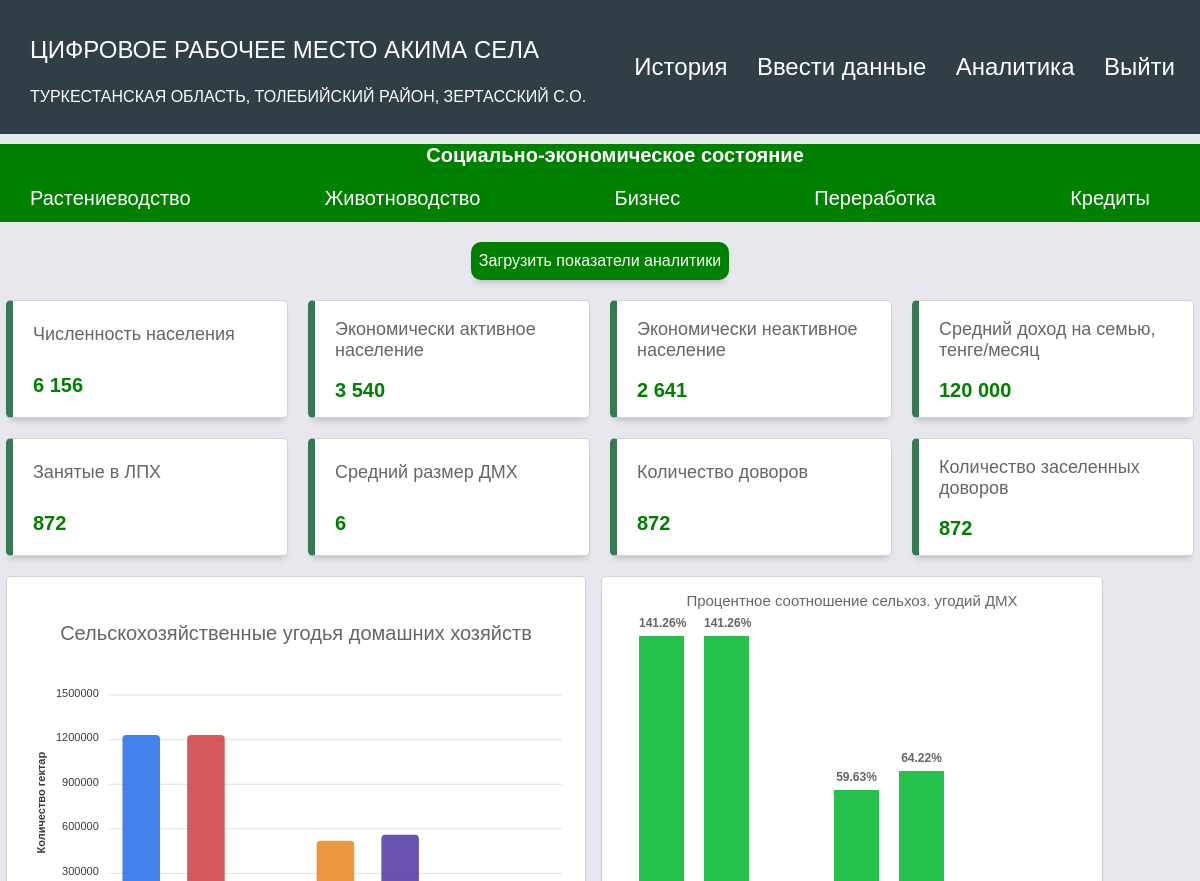
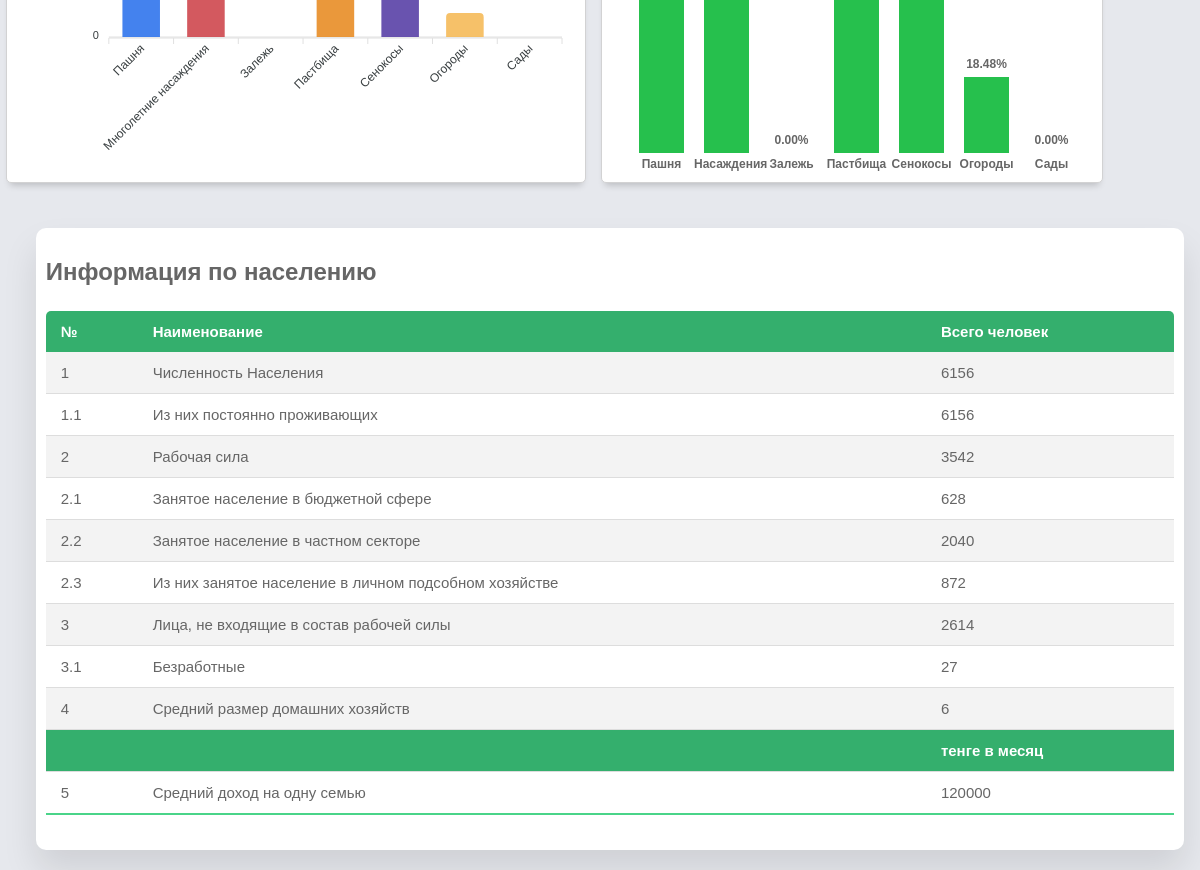
The app's page /dashboard_soc1 (signed in), older data (2 pictures, top to bottom).
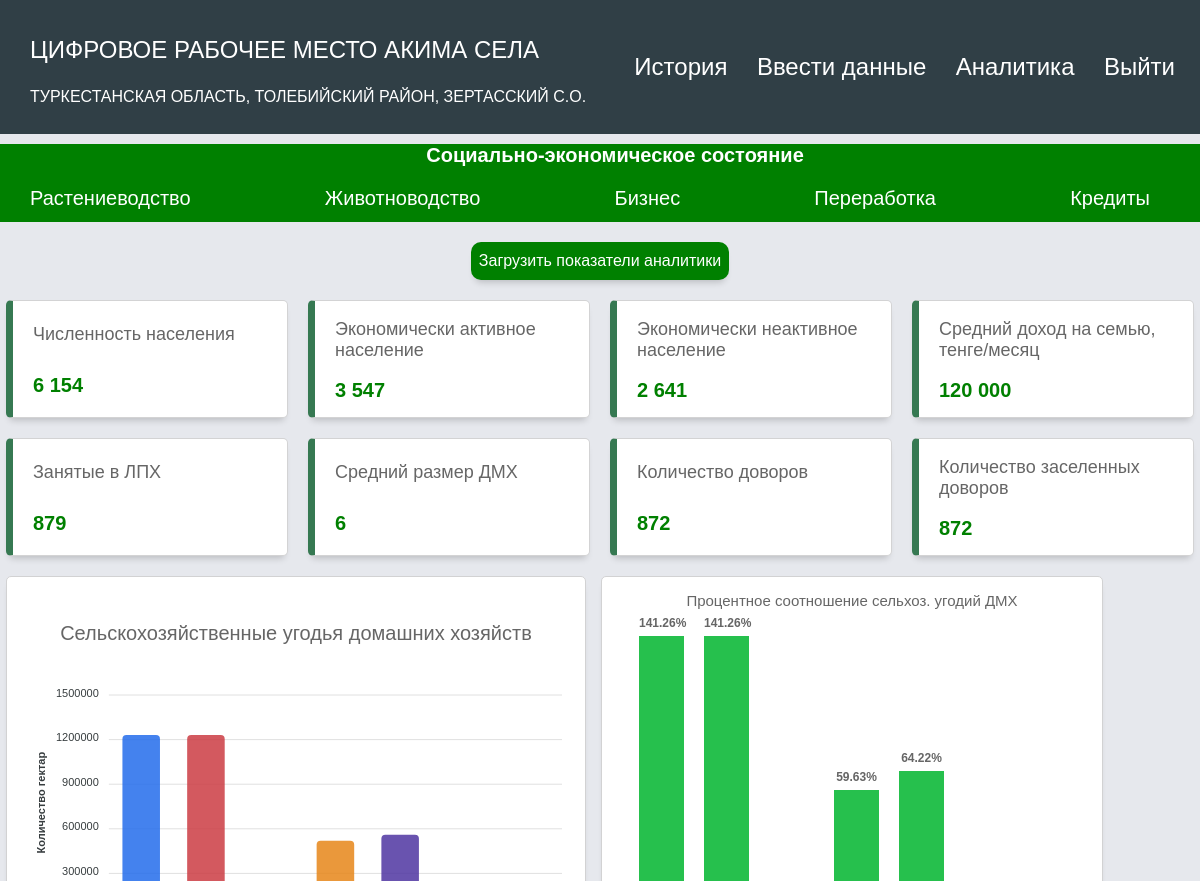
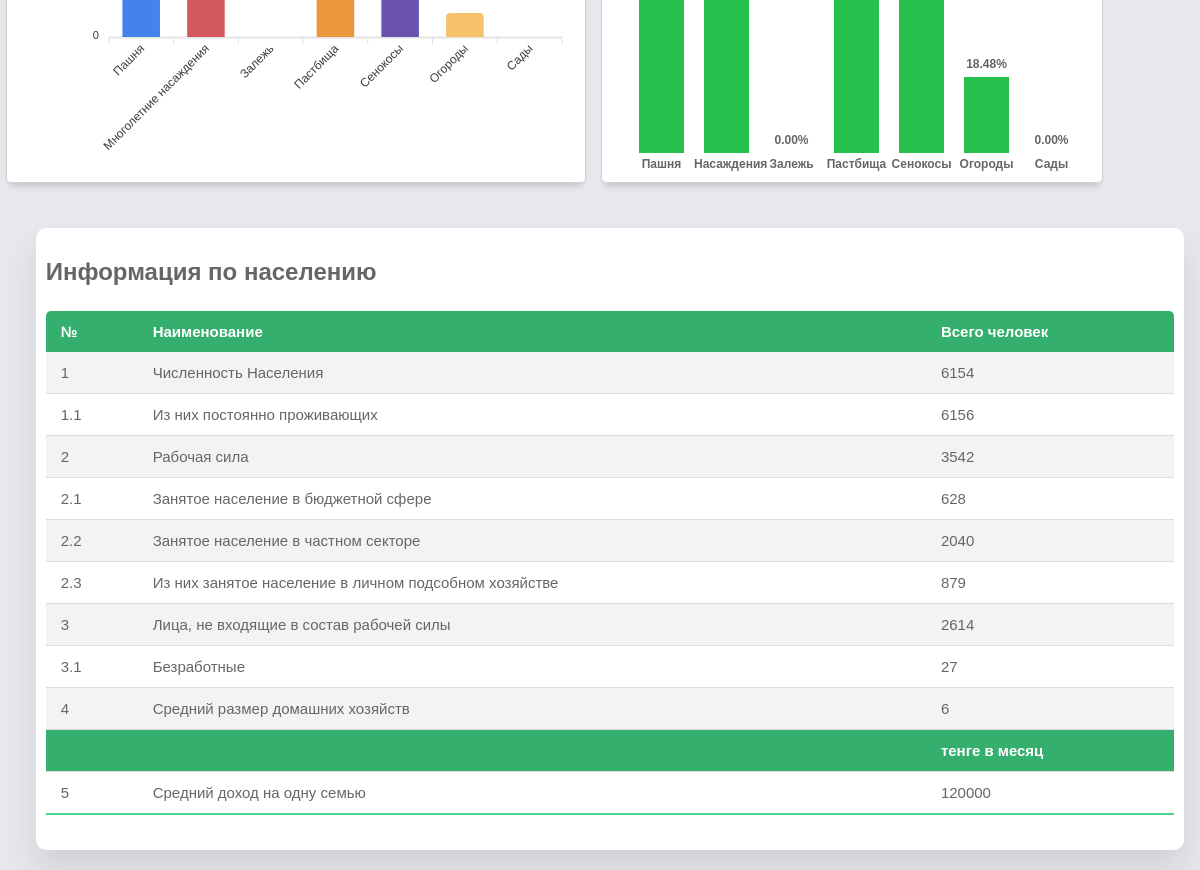
The same page, newer data (2 pictures, top to bottom).
### app/models.py (models this page shows)
class Form(db.Model):
   id = db.Column(db.Integer, primary_key = True)
   user_id = db.Column(db.Integer, db.ForeignKey('user.id'))
   user = relationship("User",backref="forms")
   kato_2 = db.Column(db.String(1024))
   kato_2_name = db.Column(db.String(1024))
   kato_4 = db.Column(db.String(1024))
   kato_4_name = db.Column(db.String(1024))
   kato_6 = db.Column(db.String(1024))
   kato_6_name = db.Column(db.String(1024))
   form_year = db.Column(db.String(1024))
   labour_population = db.Column(db.BigInteger)
   labour_constant_population = db.Column(db.BigInteger)
   labour_labour = db.Column(db.BigInteger)
   labour_government_workers = db.Column(db.BigInteger)
   labour_private_labour = db.Column(db.BigInteger)
   labour_private_ogorod = db.Column(db.BigInteger)
   labour_total_econ_inactive_population = db.Column(db.BigInteger)
   labour_unemployed = db.Column(db.BigInteger)
   labour_household_size = db.Column(db.BigInteger)
   labour_average_income_family = db.Column(db.BigInteger)
   house_total_dvor = db.Column(db.BigInteger)
   house_zaselen_dvor = db.Column(db.BigInteger)
   dh_count = db.Column(db.BigInteger)
   dx_number_ogorodov = db.Column(db.BigInteger)
   dx_cx_land = db.Column(db.Numeric(30, 1))
   dx_pashnya = db.Column(db.Numeric(30, 1))
   dx_mnogoletnie = db.Column(db.Numeric(30, 1))
   dx_zelej = db.Column(db.Numeric(30, 1))
   dx_pastbishe = db.Column(db.Numeric(30, 1))
   dx_senokosy = db.Column(db.Numeric(30, 1))
   dx_ogorody = db.Column(db.Numeric(30, 1))
   dx_sad = db.Column(db.Numeric(30, 1))
   dx_urojai = db.Column(db.Numeric(30, 1))
   dx_cucumber = db.Column(db.Numeric(30, 1))
   dx_tomato = db.Column(db.Numeric(30, 1))
   dx_potato = db.Column(db.Numeric(30, 1))
   dx_kapusta = db.Column(db.Numeric(30, 1))
   dx_carrot = db.Column(db.Numeric(30, 1))
   dx_svekla = db.Column(db.Numeric(30, 1))
   dx_sweet_peper = db.Column(db.Numeric(30, 1))
   dx_baklajan = db.Column(db.Numeric(30, 1))
   dx_kabachek = db.Column(db.Numeric(30, 1))
   dx_onion = db.Column(db.Numeric(30, 1))
   dx_chesnok = db.Column(db.Numeric(30, 1))
   dx_redis = db.Column(db.Numeric(30, 1))
   dx_korm = db.Column(db.Numeric(30, 1))
   dx_fruits = db.Column(db.Numeric(30, 1))
   kx_amount = db.Column(db.BigInteger)
   kz_cx_land = db.Column(db.Numeric(30, 1))
   kx_pansya = db.Column(db.Numeric(30, 1))
   kx_mnogoletnie = db.Column(db.Numeric(30, 1))
   kx_zelej = db.Column(db.Numeric(30, 1))
   kx_pastbishe = db.Column(db.Numeric(30, 1))
   kx_senokosy = db.Column(db.Numeric(30, 1))
   kx_urojai = db.Column(db.Numeric(30, 1))
   kx_zerno = db.Column(db.Numeric(30, 1))
   kx_rice = db.Column(db.Numeric(30, 1))
   kx_maslichnye = db.Column(db.Numeric(30, 1))
   kx_korm = db.Column(db.Numeric(30, 1))
   kx_mnogoletnie_derevo = db.Column(db.Numeric(30, 1))
   kz_cx_land_reserve = db.Column(db.Numeric(30, 1))
   kx_pansya_reserve = db.Column(db.Numeric(30, 1))
   kx_mnogoletnie_reserve = db.Column(db.Numeric(30, 1))
   kx_zelej_reserve = db.Column(db.Numeric(30, 1))
   kx_pastbishe_reserve = db.Column(db.Numeric(30, 1))
   kx_senokosy_reserve = db.Column(db.Numeric(30, 1))
   infrastructure_polivochnaya_sistema_ = db.Column(db.BigInteger)
   infrastructure_polivochnaya_sistema_isused = db.Column(db.BigInteger)
   infrastructure_polivy = db.Column(db.Numeric(30, 1))
   infrastructure_mtm = db.Column(db.BigInteger)
   infrastructure_mtm_isused = db.Column(db.BigInteger)
   infrastructure_slad = db.Column(db.BigInteger)
   infrastructure_slad_isused = db.Column(db.BigInteger)
   infrastructure_garage = db.Column(db.BigInteger)
   infrastructure_garage_isused = db.Column(db.BigInteger)
   infrastructure_cycsterny = db.Column(db.BigInteger)
   infrastructure_cycsterny_isused = db.Column(db.BigInteger)
   infrastructure_transformator = db.Column(db.BigInteger)
   infrastructure_transformator_isused = db.Column(db.BigInteger)
   specialization_rastenivodstvo = db.Column(db.String(1024))
   specialization_rastenivodstvo_value = db.Column(db.Numeric(30, 1))
   animal_dvor = db.Column(db.BigInteger)
   animal_skot_bird = db.Column(db.BigInteger)
   animal_cx_land = db.Column(db.Numeric(30, 1))
   animal_pashnya = db.Column(db.Numeric(30, 1))
   animal_mnogolet = db.Column(db.Numeric(30, 1))
   animal_zalej = db.Column(db.Numeric(30, 1))
   animal_pastbisha = db.Column(db.Numeric(30, 1))
   animal_senokos = db.Column(db.Numeric(30, 1))
   animal_ogorod = db.Column(db.Numeric(30, 1))
   animal_sad = db.Column(db.Numeric(30, 1))
   animal_krs_milk = db.Column(db.BigInteger)
   animal_krs_meat = db.Column(db.BigInteger)
   animal_sheep = db.Column(db.BigInteger)
   animal_kozel = db.Column(db.BigInteger)
   animal_horse = db.Column(db.BigInteger)
   animal_camel = db.Column(db.BigInteger)
   animal_pig = db.Column(db.BigInteger)
   animal_chicken = db.Column(db.BigInteger)
   animal_gusi = db.Column(db.BigInteger)
   animal_duck = db.Column(db.BigInteger)
   animal_induk = db.Column(db.BigInteger)
   animal_mik_total = db.Column(db.Numeric(30, 1))
   animal_milk_cow = db.Column(db.Numeric(30, 1))
   animal_milkrate_cow = db.Column(db.Numeric(30, 1))
   animal_mil_kozel = db.Column(db.Numeric(30, 1))
   animal_milrate_kozel = db.Column(db.Numeric(30, 1))
   animal_milk_horse = db.Column(db.Numeric(30, 1))
   animal_milkrate_horse = db.Column(db.Numeric(30, 1))
   animal_milk_camel = db.Column(db.Numeric(30, 1))
   animal_milkrate_camel = db.Column(db.Numeric(30, 1))
   animal_meat_total = db.Column(db.Numeric(30, 1))
   animal_meat_cow = db.Column(db.Numeric(30, 1))
   animal_meat_sheep = db.Column(db.Numeric(30, 1))
   animal_meat_horse = db.Column(db.Numeric(30, 1))
   animal_meat_pig = db.Column(db.Numeric(30, 1))
   animal_meat_camel = db.Column(db.Numeric(30, 1))
   animal_meat_chicken = db.Column(db.Numeric(30, 1))
   animal_meat_duck = db.Column(db.Numeric(30, 1))
   animal_meat_gusi = db.Column(db.Numeric(30, 1))
   animal_egg_total = db.Column(db.BigInteger)
   animal_egg_chicken = db.Column(db.BigInteger)
   animal_egg_gusi = db.Column(db.BigInteger)
   animal_egg_perepel = db.Column(db.BigInteger)
   animal_transformator = db.Column(db.BigInteger)
   animal_transformator_isused = db.Column(db.BigInteger)
   specialization_animal = db.Column(db.String(1024))
   specialization_animal_value = db.Column(db.Numeric(30, 1))
   noncx_sto = db.Column(db.BigInteger)
   noncx_sto_needs = db.Column(db.BigInteger)
   noncx_kindergarden = db.Column(db.BigInteger)
   noncx_kindergarden_needs = db.Column(db.BigInteger)
   noncx_souvenier = db.Column(db.BigInteger)
   noncx_souvenier_needs = db.Column(db.BigInteger)
   noncx_pc_service = db.Column(db.BigInteger)
   noncx_pc_service_needs = db.Column(db.BigInteger)
   noncx_store = db.Column(db.BigInteger)
   noncx_store_needs = db.Column(db.BigInteger)
   noncx_remont_bytovoi_tech = db.Column(db.BigInteger)
   noncx_remont_bytovoi_tech_needs = db.Column(db.BigInteger)
   noncx_metal = db.Column(db.BigInteger)
   noncx_metal_needs = db.Column(db.BigInteger)
   noncx_accounting = db.Column(db.BigInteger)
   noncx_accounting_needs = db.Column(db.BigInteger)
   noncx_photo = db.Column(db.BigInteger)
   noncx_photo_needs = db.Column(db.BigInteger)
   noncx_turism = db.Column(db.BigInteger)
   noncx_turism_needs = db.Column(db.BigInteger)
   noncx_rent = db.Column(db.BigInteger)
   noncx_rent_needs = db.Column(db.BigInteger)
   noncx_cargo = db.Column(db.BigInteger)
   noncx_cargo_needs = db.Column(db.BigInteger)
   noncx_massage = db.Column(db.BigInteger)
   noncx_massage_needs = db.Column(db.BigInteger)
   noncx_foodcourt = db.Column(db.BigInteger)
   noncx_foodcourt_needs = db.Column(db.BigInteger)
   noncx_cleaning = db.Column(db.BigInteger)
   noncx_cleaning_needs = db.Column(db.BigInteger)
   noncx_beuty = db.Column(db.BigInteger)
   noncx_beuty_needs = db.Column(db.BigInteger)
   noncx_carwash = db.Column(db.BigInteger)
   noncx_carwash_needs = db.Column(db.BigInteger)
   noncx_atelie = db.Column(db.BigInteger)
   noncx_atelie_needs = db.Column(db.BigInteger)
   noncx_others = db.Column(db.BigInteger)
   noncx_others_needs = db.Column(db.BigInteger)
   noncx_stroika = db.Column(db.BigInteger)
   noncx_stroika_needs = db.Column(db.BigInteger)
   noncx_mebel = db.Column(db.BigInteger)
   noncx_mebel_needs = db.Column(db.BigInteger)
   noncx_stroi_material = db.Column(db.BigInteger)
   noncx_stroi_material_needs = db.Column(db.BigInteger)
   noncx_svarka = db.Column(db.BigInteger)
   noncx_svarka_needs = db.Column(db.BigInteger)
   noncx_woodworking = db.Column(db.BigInteger)
   noncx_woodworking_needs = db.Column(db.BigInteger)
   noncx_others_uslugi = db.Column(db.BigInteger)
   noncx_others_needs_uslugi = db.Column(db.BigInteger)
   manufacture_milk = db.Column(db.Numeric(30, 1))
   manufacture_milk_needs = db.Column(db.Numeric(30, 1))
   manufacture_meat = db.Column(db.Numeric(30, 1))
   manufacture_meat_needs = db.Column(db.Numeric(30, 1))
   manufacture_vegetables = db.Column(db.Numeric(30, 1))  # Corrected typo
   manufacture_vegetables_needs = db.Column(db.Numeric(30, 1))  # Corrected typo
   manufacture_mayo = db.Column(db.Numeric(30, 1))
   manufacture_mayo_needs = db.Column(db.Numeric(30, 1))
   manufacture_fish = db.Column(db.Numeric(30, 1))
   manufacture_fish_needs = db.Column(db.Numeric(30, 1))
   manufacture_choco = db.Column(db.Numeric(30, 1))
   manufacture_choco_needs = db.Column(db.Numeric(30, 1))
   manufacture_beer = db.Column(db.Numeric(30, 1))
   manufacture_beer_needs = db.Column(db.Numeric(30, 1))
   manufacture_vodka = db.Column(db.Numeric(30, 1))
   manufacture_vodka_needs = db.Column(db.Numeric(30, 1))
   manufacture_honey = db.Column(db.Numeric(30, 1))
   manufacture_honey_needs = db.Column(db.Numeric(30, 1))
   manufacture_polufabricat = db.Column(db.Numeric(30, 1))
   manufacture_polufabricat_needs = db.Column(db.Numeric(30, 1))
   manufacture_bread = db.Column(db.Numeric(30, 1))
   manufacture_bread_needs = db.Column(db.Numeric(30, 1))
   manufacture_others = db.Column(db.Numeric(30, 1))
   manufacture_others_needs = db.Column(db.Numeric(30, 1))
   credit_amount = db.Column(db.BigInteger)
   credit_total = db.Column(db.BigInteger)
   credit_average_total = db.Column(db.BigInteger)
   credit_zalog = db.Column(db.Numeric(30, 1))
   modified_date = db.Column(db.DateTime(timezone=True), default=datetime.now(timezone(timedelta(hours=6))), onupdate=datetime.now(timezone(timedelta(hours=6))))
   creation_date = db.Column(db.DateTime(timezone=True), default=datetime.now(timezone(timedelta(hours=6))))

### app/routes.py (the view)
@app.route('/dashboard_soc1', methods=['GET'])
@login_required
def dashboard_soc1():
    formData=Form.query.filter_by(user_id=current_user.id).first()
    if current_user.is_district:
        return redirect(url_for('dashboard_all'))
    elif current_user.is_obl:
        return redirect(url_for('dashboard_obl'))
    else:
        if not formData:
            flash('Отсутствует анкета', 'info')
            return redirect(url_for('login'))
    return render_template('dashboard_social_pocazat.html', number_split=number_split, round=round, formData=formData, user=current_user)

### app/templates/dashboard_social_pocazat.html (shortened to what the changed rows need)
{% extends "base.html" %} {% block title %}Аналитика{% endblock %}
{% block content %}
<link rel="stylesheet" href="{{ url_for('static', filename='dashboard_soc1.css') }}" />
<body>
<div class="grid-container">
      <main class="main-container" id="main">
        <div class="main-cards">
          <div class="card">
            <div class="card-inner">
              <p class="text-primary">Численность населения</p>
            </div>
            <span class="text-primary font-weight-bold">{{ number_split(formData.labour_population) }}</span>
          </div>
          <div class="card">
            <div class="card-inner">
              <p class="text-primary">Экономически активное население</p>
            </div>
            <span class="text-primary font-weight-bold">{{ number_split(formData.labour_government_workers + formData.labour_private_labour + formData.labour_private_ogorod) }}</span>
          </div>
          <div class="card">
            <div class="card-inner">
              <p class="text-primary">Экономически неактивное население</p>
            </div>
            <span class="text-primary font-weight-bold">{{ number_split(formData.labour_unemployed + formData.labour_total_econ_inactive_population) }}</span>
          </div>
          <div class="card">
            <div class="card-inner">
              <p class="text-primary">Средний доход на семью, тенге/месяц</p>
            </div>
            <span class="text-primary font-weight-bold">{{ number_split(formData.labour_average_income_family) }}</span>
          </div>
          <div class="card">
            <div class="card-inner">
              <p class="text-primary">Занятые в ЛПХ</p>
            </div>
            <span class="text-primary font-weight-bold">{{ number_split(formData.labour_private_ogorod) }}</span>
          </div>
          <div class="card">
            <div class="card-inner">
              <p class="text-primary">Средний размер ДМХ</p>
            </div>
            <span class="text-primary font-weight-bold">{{ number_split(formData.labour_household_size) }}</span>
          </div>
          <div class="card">
            <div class="card-inner">
              <p class="text-primary">Количество доворов</p>
            </div>
            <span class="text-primary font-weight-bold">{{ number_split(formData.house_total_dvor) }}</span>
          </div>
          <div class="card">
            <div class="card-inner">
              <p class="text-primary">Количество заселенных доворов</p>
            </div>
            <span class="text-primary font-weight-bold">{{ number_split(formData.house_zaselen_dvor) }}</span>
          </div>
        </div>
          <section class="attendance">
            <div class="attendance-list">
              <h1>Информация по населению</h1>
              <table class="table">
                <thead>
                  <tr>
                    <th>№</th>
                    <th>Наименование</th>
                    <th>Всего человек</th>
                  </tr>
                </thead>
                <tbody>
                  <tr>
                    <td>1</td>
                    <td>Численность Населения</td>
                    <td>{{ formData.labour_population }}</td>
                  </tr>
                  <tr>
                    <td>1.1</td>
                    <td>Из них постоянно проживающих</td>
                    <td>{{ formData.labour_constant_population }}</td>
                  </tr>
                  <tr>
                    <td>2</td>
                    <td>Рабочая сила</td>
                    <td>{{ formData.labour_labour }}</td>
                  </tr>
                  <tr>
                    <td>2.1</td>
                    <td>Занятое население в бюджетной сфере</td>
                    <td>{{ formData.labour_government_workers }}</td>
                  </tr>
                <tr>
                    <td>2.2</td>
                    <td>Занятое население в частном секторе</td>
                    <td>{{ formData.labour_private_labour }}</td>
                  </tr>
                <tr>
                    <td>2.3</td>
                    <td>Из них занятое население в личном подсобном хозяйстве</td>
                    <td>{{ formData.labour_private_ogorod }}</td>
                  </tr>
                <tr>
                    <td>3</td>
                    <td>Лица, не входящие в состав рабочей силы</td>
                    <td>{{ formData.labour_total_econ_inactive_population }}</td>
                  </tr>
                <tr>
                    <td>3.1</td>
                    <td>Безработные</td>
                    <td>{{ formData.labour_unemployed }}</td>
                  </tr>
                <tr>
                    <td>4</td>
                    <td>Средний размер домашних хозяйств</td>
                    <td>{{ formData.labour_household_size }}</td>
                  </tr>
                <tr>
                  <tr>
                    <td style="font-weight: 800; color: white; background-color: #34AF6D"></td>
                    <td style="font-weight: 800; color: white; background-color: #34AF6D"></td>
                    <td style="font-weight: 800; color: white; background-color: #34AF6D">тенге в месяц</td>
                </tr>
                    <td>5</td>
                    <td>Средний доход на одну семью</td>
                    <td>{{ formData.labour_average_income_family }}</td>
                  </tr>
                </tbody>
              </table>
            </div>
          </section>
      </main>
    </div>
</body>
{% endblock %}

Row changes from the older to the newer data that the page shows:
removed Form: labour_population "6 156", labour_government_workers+labour_private_labour+labour_private_ogorod "3 540", labour_unemployed+labour_total_econ_inactive_population "2 641", labour_average_income_family "120 000", labour_private_ogorod "872", labour_household_size "6", house_total_dvor "872", house_zaselen_dvor "872", labour_population "6156", labour_constant_population "6156", labour_labour "3542", labour_government_workers "628", labour_private_labour "2040", labour_total_econ_inactive_population "2614", labour_unemployed "27", labour_average_income_family "120000"
added Form: labour_population "6 154", labour_government_workers+labour_private_labour+labour_private_ogorod "3 547", labour_unemployed+labour_total_econ_inactive_population "2 641", labour_average_income_family "120 000", labour_private_ogorod "879", labour_household_size "6", house_total_dvor "872", house_zaselen_dvor "872", labour_population "6154", labour_constant_population "6156", labour_labour "3542", labour_government_workers "628", labour_private_labour "2040", labour_total_econ_inactive_population "2614", labour_unemployed "27", labour_average_income_family "120000"
